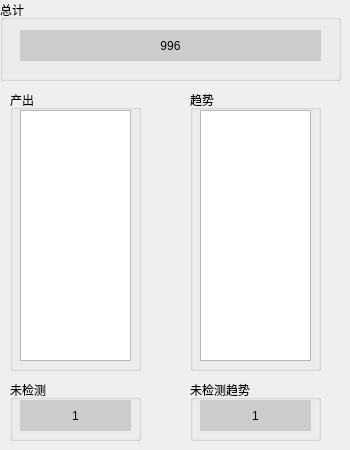
          <widget class="QWidget" name="tab_11">
           <attribute name="title">
            <string>  产出趋势  </string>
           </attribute>
           <widget class="QGroupBox" name="groupBox_3">
            <property name="geometry">
             <rect>
              <x>0</x>
              <y>0</y>
              <width>341</width>
              <height>81</height>
             </rect>
            </property>
            <property name="title">
             <string>总计</string>
            </property>
            <widget class="QLabel" name="label_39">
             <property name="geometry">
              <rect>
               <x>20</x>
               <y>30</y>
               <width>301</width>
               <height>31</height>
              </rect>
             </property>
             <property name="styleSheet">
              <string notr="true">background-color: rgb(204, 204, 204);</string>
             </property>
             <property name="text">
              <string>996</string>
             </property>
             <property name="alignment">
              <set>Qt::AlignCenter</set>
             </property>
            </widget>
           </widget>
           <widget class="QGroupBox" name="groupBox_5">
            <property name="geometry">
             <rect>
              <x>10</x>
              <y>90</y>
              <width>131</width>
              <height>281</height>
             </rect>
            </property>
            <property name="title">
             <string>产出</string>
            </property>
            <widget class="QTableWidget" name="tableWidget">
             <property name="geometry">
              <rect>
               <x>10</x>
               <y>20</y>
               <width>111</width>
               <height>251</height>
              </rect>
             </property>
            </widget>
           </widget>
           <widget class="QGroupBox" name="groupBox_6">
            <property name="geometry">
             <rect>
              <x>10</x>
              <y>380</y>
              <width>131</width>
              <height>61</height>
             </rect>
            </property>
            <property name="title">
             <string>未检测</string>
            </property>
            <widget class="QLabel" name="label_40">
             <property name="geometry">
              <rect>
               <x>10</x>
               <y>20</y>
               <width>111</width>
               <height>31</height>
              </rect>
             </property>
             <property name="styleSheet">
              <string notr="true">background-color: rgb(204, 204, 204);</string>
             </property>
             <property name="text">
              <string>1</string>
             </property>
             <property name="alignment">
              <set>Qt::AlignCenter</set>
             </property>
            </widget>
           </widget>
           <widget class="QGroupBox" name="groupBox_14">
            <property name="geometry">
             <rect>
              <x>190</x>
              <y>90</y>
              <width>131</width>
              <height>281</height>
             </rect>
            </property>
            <property name="title">
             <string>趋势</string>
            </property>
            <widget class="QTableWidget" name="tableWidget_2">
             <property name="geometry">
              <rect>
               <x>10</x>
               <y>20</y>
               <width>111</width>
               <height>251</height>
              </rect>
             </property>
            </widget>
           </widget>
           <widget class="QGroupBox" name="groupBox_15">
            <property name="geometry">
             <rect>
              <x>190</x>
              <y>380</y>
              <width>131</width>
              <height>61</height>
             </rect>
            </property>
            <property name="title">
             <string>未检测趋势</string>
            </property>
            <widget class="QLabel" name="label_44">
             <property name="geometry">
              <rect>
               <x>10</x>
               <y>20</y>
               <width>111</width>
               <height>31</height>
              </rect>
             </property>
             <property name="styleSheet">
              <string notr="true">background-color: rgb(204, 204, 204);</string>
             </property>
             <property name="text">
              <string>1</string>
             </property>
             <property name="alignment">
              <set>Qt::AlignCenter</set>
             </property>
            </widget>
           </widget>
          </widget>
